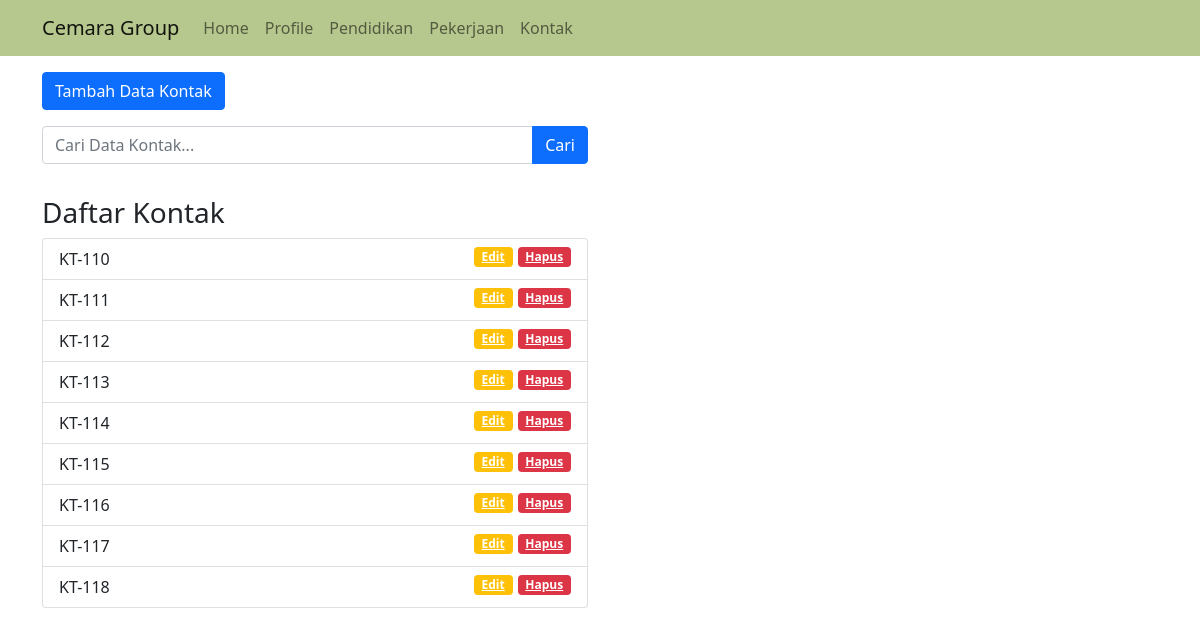
The app's page /index.php/kontak with its own data.
### tables this page shows
CREATE TABLE `kontak` (
  `kontak_id` varchar(10) NOT NULL,
  `profile_id` int(10) DEFAULT NULL,
  `no_telp` varchar(20) DEFAULT NULL,
  `instagram` varchar(20) DEFAULT NULL,
  `email` varchar(20) DEFAULT NULL
);

### application/controllers/Kontak.php (called while the page is built, shortened)
<?php
class Kontak extends CI_Controller {
    public function __construct()
    {
        $this->load->model('Kontak_Model');
        $this->load->model('Profile_Model');
        $this->load->library('form_validation');
    }
    public function index()
    {
        $data['judul'] = 'Daftar Kontak';
        $data['kontak'] = $this->Kontak_Model->get_all_kontak();
        $data['profile'] = $this->Profile_Model->get_all_profile();
        $this->load->view('template/header', $data);
        $this->load->view('kontak/index', $data);
        $this->load->view('template/footer');
    }
}

### index.php (called while the page is built, shortened)
<?php
require_once BASEPATH.'core/CodeIgniter.php';

### application/models/Kontak_Model.php (called while the page is built, shortened)
<?php
class Kontak_Model extends CI_model {
    public function get_all_kontak()
    {
        return $this->db->get('kontak')->result_array();
    }
}

### application/views/kontak/index.php (the view, shortened to what this page needs)
<div class="container">
	<div class="row mt-3">
		<div class="col-md-6">
			<a href="<?= base_url(); ?>kontak/tambah" class="btn btn-primary">Tambah Data Kontak</a>
		</div>
	</div>
	<div class="row mt-3">
		<div class="col-md-6">
			<form action="" method="POST">
				<div class="input-group mb-3">
					<input type="text" class="form-control" placeholder="Cari Data Kontak..." name="keyword">
					<button class="btn btn-primary" type="submit">Cari</button>
				</div>
			</form>
		</div>
	</div>
	<div class="row mt-3">
		<div class="col-md-6">
			<h3>Daftar Kontak</h3>
			<ul class="list-group">
				<?php foreach( $kontak as $kt ) : ?>
				<li class="list-group-item"><?= $kt['kontak_id'];?>
					<a href="<?= base_url(); ?>kontak/hapus/<?= $kt['kontak_id']; ?>" class="badge bg-danger"
						style="float:right" onclick="return confirm('Apakah anda yakin ingin menghapus?');">Hapus</a>
					<a href="<?= base_url(); ?>kontak/edit/<?= $kt['kontak_id']; ?>" class="badge bg-warning"
						style="float:right">Edit</a>
				</li>
				<?php endforeach; ?>
			</ul>
		</div>
	</div>
</div>

### assets/css/style.css (style rules this page uses)
.badge { margin-left: 5px; }

### records on screen
kontak: kontak_id "KT-110"
kontak: kontak_id "KT-111"
kontak: kontak_id "KT-112"
kontak: kontak_id "KT-113"
kontak: kontak_id "KT-114"
kontak: kontak_id "KT-115"
kontak: kontak_id "KT-116"
kontak: kontak_id "KT-117"
kontak: kontak_id "KT-118"
